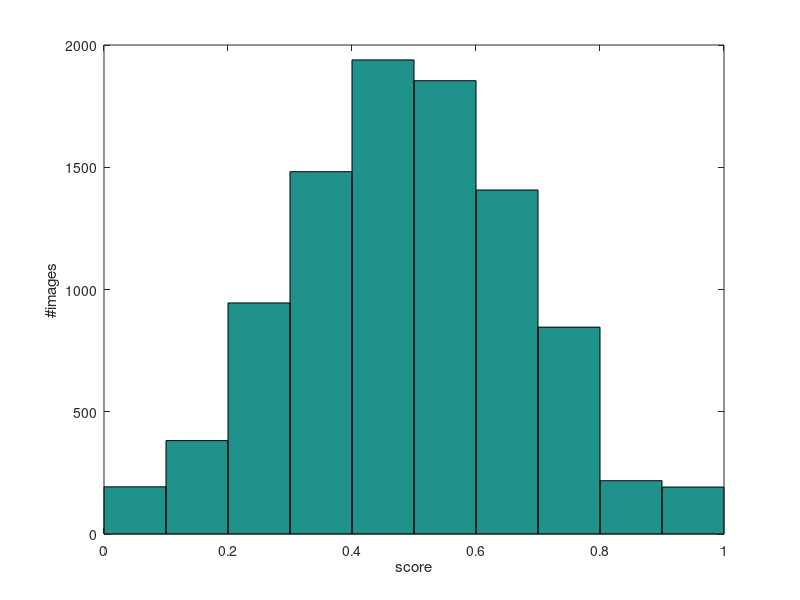

Write MATLAB code to recreate this figure. (Note: this script raises an error after producing the figure.)
close all
clear
clc

%% overall score
load('./AADBinfo.mat');
score = [testScore, trainScore];
figure;
hist(score, 10);
xlabel('score');
ylabel('#images');



%% attributes
attNameList = {'BalacingElements', 'ColorHarmony', 'Content', 'DoF', 'Light', 'MotionBlur', 'Object', 'Repetition', 'RuleOfThirds', 'Symmetry', 'VividColor' };
folderpath = './AADB_prepare';
attScore = cell(11,1);
for attID = 1:length(attNameList)
    fprintf('attribute-%s\n', attNameList{attID});
    attScore{attID} = [];
    filename = fullfile(folderpath, ['imgListTrainRegression_' attNameList{attID} '.txt']);
    numImage = numel(textread(filename,'%1c%*[^\n]'));
    scoreTMP = zeros(1,numImage);
    fn = fopen( filename, 'r' );
    for i = 1:numImage
        tline = fgets(fn);
        C = strsplit(tline, ' ');
%         imgName = C{1};
        imgLabel = str2double(C{2});
%         nameList{i} = imgName;
        scoreTMP(i) = imgLabel;
    end
    fclose(fn);
    attScore{attID} = [attScore{attID}, scoreTMP];
    
    filename = fullfile(folderpath, ['imgListTestRegression_' attNameList{attID} '.txt']);
    numImage = numel(textread(filename,'%1c%*[^\n]'));
    scoreTMP = zeros(1,numImage);
    fn = fopen( filename, 'r' );
    for i = 1:numImage
        tline = fgets(fn);
        C = strsplit(tline, ' ');
%         imgName = C{1};
        imgLabel = str2double(C{2});
%         nameList{i} = imgName;
        scoreTMP(i) = imgLabel;
    end
    fclose(fn);
    attScore{attID} = [attScore{attID}, scoreTMP];
end

%% show attribute distribution

A = cell2mat(attScore);
countA = zeros(11,3);
for attID = 1:length(attNameList)
    a = find(A(attID,:)==1);
    countA(attID, 1) = length(a);
    a = find(A(attID,:)==2);
    countA(attID, 2) = length(a);
    a = find(A(attID,:)==3);
    countA(attID, 3) = length(a);
end

figure;
h = bar(countA);
set(gca,'XTickLabel',{'BalacingElements'; 'ColorHarmony'; 'Content'; 'DoF'; 'Light'; 'MotionBlur'; 'Object'; 'Repetition'; 'RuleOfThirds'; 'Symmetry'; 'VividColor' })
l = {'negative', 'null', 'positive'};
legend(h,l);




